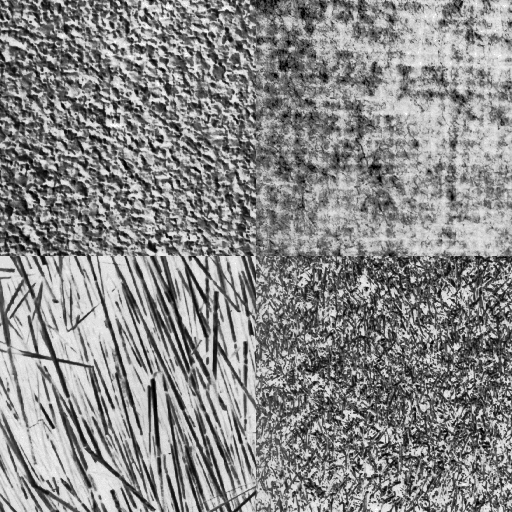
#> input picture INF4300/oblig1/mosaic1.png, 512 x 512 px
$ python assignment1.py   (older library calls are emulated)
#> lines starting #> are read from the running program, lines starting #| are printed output that depends on the picture
### INF4300/oblig1/funcs.py
#DIV Funcs
import cv2
import numpy as np
import matplotlib.pyplot as plt
import skimage.feature as skif
import skimage as ski
from matplotlib import animation
import sys
from numpy import pi
from numba import jit

# [22 lines left out: function make_gif, not called in this run]


def GLCM(image,distances,angles,levels1=16, symmetric1=False, normed1=False):
    #calculates the grey level co-ocurtance matrix
    return skif.greycomatrix(image, distances, angles, levels=levels1, symmetric=symmetric1, normed=normed1)

# [121 lines left out: functions plot_imglist, save_features, eq_img, homogenity, inertia, cluster_shade and 1 more, not called in this run]

### INF4300/oblig1/assignment1.py
import cv2
import numpy as np
import matplotlib.pyplot as plt
import skimage.feature as skif
import skimage as ski
from matplotlib import animation
import sys
from numpy import pi
from numba import jit
from funcs import *
#import seaborn
plot1=False
plot2=False

img0 = cv2.imread('mosaic1.png',0)
#> img0 is the input picture: shape (512, 512); min 0, max 255, mean 136.8
img1 = cv2.imread('mosaic2.png',0)
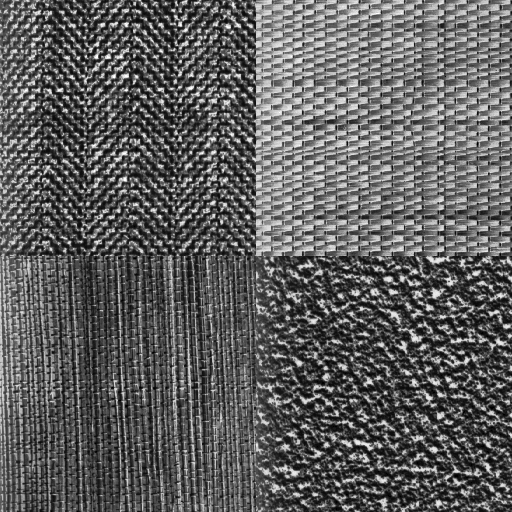
#> input picture INF4300/oblig1/mosaic2.png, 512 x 512 px
#> img1 is the input picture: shape (512, 512); min 0, max 255, mean 95.4
#img1 = cv2.imread('zebra_3.tif',0)
img0shape=img0.shape
#> img0shape = (512, 512)
img1shape=img1.shape
#> img1shape = (512, 512)


#splitting the images
#assuming that the image is L/2 in with and height
subimg00=img0[0:256 , 0:256 ]
subimg01=img0[0:256 , 256:512 ]
subimg02=img0[256:512 , 0:256 ]
subimg03=img0[256:512 , 256:512 ]
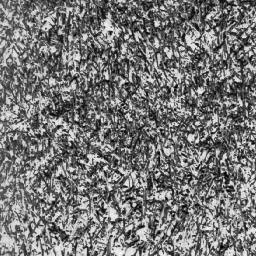
#> subimg03: shape (256, 256); min 0, max 255, mean 117.5
subimg10=img1[0:256 , 0:256 ]
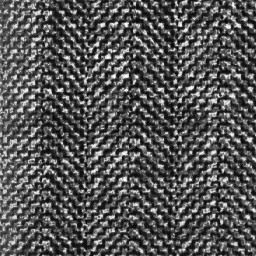
#> subimg10: shape (256, 256); min 0, max 255, mean 84.9
subimg11=img1[0:256 , 256:512 ]
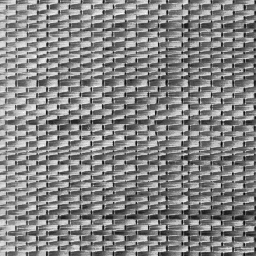
#> subimg11: shape (256, 256); min 0, max 255, mean 133.4
subimg12=img1[256:512 , 0:256 ]
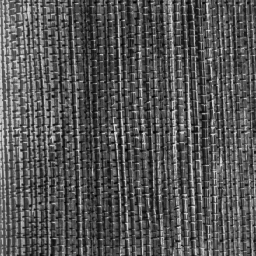
#> subimg12: shape (256, 256); min 0, max 221, mean 85.1
subimg13=img1[256:512 , 256:512 ]
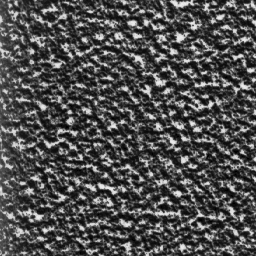
#> subimg13: shape (256, 256); min 0, max 234, mean 78.1
original_img=[subimg00,subimg01,subimg02,subimg03,subimg10,subimg11,subimg12,subimg13,img0,img1]
#original_img is now on the sape over


#from this point, every transformation will be in lists:
"""
element in list is described under
 img0        img1      img0     img1
|---|---| |---|---| |-------| |-------|
| 0 | 1 | | 4 | 5 | |       | |       |
|---|---| |---|---| |   8   | |   9   |
| 2 | 3 | | 6 | 7 | |       | |       |
|---|---| |---|---| |-------| |-------|


"""


###################
######PART 1#######
###################

# [25 lines left out: function oppg1, not called in this run]


###################
######PART 2#######
###################

def oppg2():
    glcm_img=[]


    #image 0 as described in the report
    equalized0=cv2.equalizeHist(original_img[0])
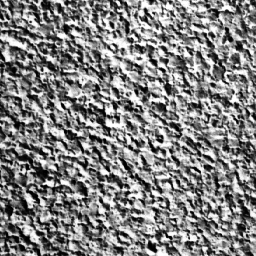
#> equalized0: shape (256, 256); min 0, max 255, mean 129.2
    equalized0=(ski.exposure.rescale_intensity(equalized0, out_range=(0, 15)))
    #from the report, we have the angle=3pi/4 and len=4
    #using a small delta on each side
    ang=[2.8*pi/4,3*pi/4,3.2*pi/4]
    glcm_img.append(GLCM(equalized0, [4], ang ,normed1=True,symmetric1=True))

    plt.title("GLCM at 2.8*pi/4 rads")
    plt.imshow(glcm_img[0][:,:,0,0])
    plt.colorbar()
    plt.savefig("report/GCLM_IMG_0_0.jpg")
    plt.clf()
    plt.title("GLCM at 3*pi/4 rads")
    plt.imshow(glcm_img[0][:,:,0,1])
    plt.colorbar()
    plt.savefig("report/GCLM_IMG_0_1.jpg")
    plt.clf()
    plt.title("GLCM at 3.2*pi/4 rads")
    plt.imshow(glcm_img[0][:,:,0,2])
    plt.colorbar()
    plt.savefig("report/GCLM_IMG_0_2.jpg")
    plt.clf()


    #image 1 as described in the report
    equalized1=cv2.equalizeHist(original_img[1])
    equalized1=(ski.exposure.rescale_intensity(equalized0, out_range=(0, 15)))
    #from the report, we have the angle=3pi/4 and len=4
    #using a small delta on each side
    ang=[0,pi,1.1*pi]
    glcm_img.append(GLCM(equalized0, [4], ang ,normed1=True,symmetric1=True))

    plt.title("GLCM at 0 rads")
    plt.imshow(glcm_img[1][:,:,0,0])
    plt.colorbar()
    plt.savefig("report/GCLM_IMG_1_0.jpg")
    plt.clf()
    plt.title("GLCM at pi rads")
    plt.imshow(glcm_img[1][:,:,0,1])
    plt.colorbar()
    plt.savefig("report/GCLM_IMG_1_1.jpg")
    plt.clf()
    plt.title("GLCM at 1.1*pi rads")
    plt.imshow(glcm_img[1][:,:,0,2])
    plt.colorbar()
    plt.savefig("report/GCLM_IMG_1_2.jpg")
    plt.clf()


    #image 2 as described in the report
    equalized1=cv2.equalizeHist(original_img[2])
    equalized1=(ski.exposure.rescale_intensity(equalized0, out_range=(0, 15)))
    #from the report, we have the angle=3pi/4 and len=4
    #using a small delta on each side
    ang=[1.6,1.745,1.8]
    glcm_img.append(GLCM(equalized0, [4], ang ,normed1=True,symmetric1=True))

    plt.title("GLCM at 1.6 rads")
    plt.imshow(glcm_img[2][:,:,0,0])
    plt.colorbar()
    plt.savefig("report/GCLM_IMG_2_0.jpg")
    plt.clf()
    plt.title("GLCM at 1.745 rads")
    plt.imshow(glcm_img[2][:,:,0,1])
    plt.colorbar()
    plt.savefig("report/GCLM_IMG_2_1.jpg")
    plt.clf()
    plt.title("GLCM at 1.8 rads")
    plt.imshow(glcm_img[2][:,:,0,2])
    plt.colorbar()
    plt.savefig("report/GCLM_IMG_2_2.jpg")
    plt.clf()


    #image 3 as described in the report
    equalized1=cv2.equalizeHist(original_img[3])
    equalized1=(ski.exposure.rescale_intensity(equalized0, out_range=(0, 15)))
    #from the report, we have the angle=3pi/4 and len=4
    #using a small delta on each side
    ang=np.linspace(0,2*pi,4)
    length=[2,4,8]
    glcm_img.append(GLCM(equalized0, length, ang ,normed1=True,symmetric1=True))

    plt.title("Isometric GLCM with len 2")
    iso=0
    for i in range(len(ang)):
        iso=np.add(glcm_img[3][:,:,0,i], iso)

    plt.imshow(np.divide(iso,len(ang)))
    plt.colorbar()
    plt.savefig("report/GCLM_IMG_3_0.jpg")
    plt.clf()

    plt.title("Isometric GLCM with len 4")
    iso=0
    for i in range(len(ang)):
        iso=np.add(glcm_img[3][:,:,1,i], iso)

    plt.imshow(np.divide(iso,len(ang)))
    plt.colorbar()
    plt.savefig("report/GCLM_IMG_3_1.jpg")
    plt.clf()

    plt.title("Isometric GLCM with len 4")
    iso=0
    for i in range(len(ang)):
        iso=np.add(glcm_img[3][:,:,3,i], iso)

    plt.imshow(np.divide(iso,len(ang)))
    plt.colorbar()
    plt.savefig("report/GCLM_IMG_3_2.jpg")
    plt.clf()


    #image 4 as described in the report
    equalized1=cv2.equalizeHist(original_img[4])
    equalized1=(ski.exposure.rescale_intensity(equalized0, out_range=(0, 15)))
    #from the report, we have the angle=3pi/4 and len=4
    #using a small delta on each side
    ang=[3*pi/4,pi/4,3.1*pi/4]
    glcm_img.append(GLCM(equalized0, [4], ang ,normed1=True,symmetric1=True))

    plt.title("GLCM at 3pi/4 rads")
    plt.imshow(glcm_img[4][:,:,0,0])
    plt.colorbar()
    plt.savefig("report/GCLM_IMG_4_0.jpg")
    plt.clf()
    plt.title("GLCM at pi/4 rads")
    plt.imshow(glcm_img[4][:,:,0,1])
    plt.colorbar()
    plt.savefig("report/GCLM_IMG_4_1.jpg")
    plt.clf()
    plt.title("GLCM at 3.1pi/4 rads")
    plt.imshow(glcm_img[4][:,:,0,2])
    plt.colorbar()
    plt.savefig("report/GCLM_IMG_4_2.jpg")
    plt.clf()


    #image 5 as described in the report
    equalized1=cv2.equalizeHist(original_img[5])
    equalized1=(ski.exposure.rescale_intensity(equalized0, out_range=(0, 15)))
    #from the report, we have the angle=3pi/4 and len=4
    #using a small delta on each side
    ang=[0,pi]
    glcm_img.append(GLCM(equalized0, [4,12], ang ,normed1=True,symmetric1=True))

    plt.title("GLCM at 0 rads and len 4")
    plt.imshow(glcm_img[5][:,:,0,0])
    plt.colorbar()
    plt.savefig("report/GCLM_IMG_5_0.jpg")
    plt.clf()
    plt.title("GLCM at pi rads and len 12")
    plt.imshow(glcm_img[5][:,:,1,1])
    plt.colorbar()
    plt.savefig("report/GCLM_IMG_5_1.jpg")
    plt.clf()
    plt.title("GLCM at pi rads and len 4")
    plt.imshow(glcm_img[5][:,:,1,1])
    plt.colorbar()
    plt.savefig("report/GCLM_IMG_5_2.jpg")
    plt.clf()


    #image 6 as described in the report
    equalized1=cv2.equalizeHist(original_img[6])
    equalized1=(ski.exposure.rescale_intensity(equalized0, out_range=(0, 15)))
    #from the report, we have the angle=3pi/4 and len=4
    #using a small delta on each side
    ang=[pi]
    glcm_img.append(GLCM(equalized0, [4,8,12], ang ,normed1=True,symmetric1=True))

    plt.title("GLCM at pi rads and len 4")
    plt.imshow(glcm_img[6][:,:,0,0])
    plt.colorbar()
    plt.savefig("report/GCLM_IMG_6_0.jpg")
    plt.clf()
    plt.title("GLCM at pi rads and len 8")
    plt.imshow(glcm_img[6][:,:,1,0])
    plt.colorbar()
    plt.savefig("report/GCLM_IMG_6_1.jpg")
    plt.clf()
    plt.title("GLCM at pi rads and len 12")
    plt.imshow(glcm_img[6][:,:,2,0])
    plt.colorbar()
    plt.savefig("report/GCLM_IMG_6_2.jpg")
    plt.clf()


    #image 7 as described in the report
    equalized1=cv2.equalizeHist(original_img[7])
    equalized1=(ski.exposure.rescale_intensity(equalized0, out_range=(0, 15)))
    #from the report, we have the angle=3pi/4 and len=4
    #using a small delta on each side
    ang=np.linspace(0,2*pi,4)
    length=[3,6,9]
    glcm_img.append(GLCM(equalized0, length, ang ,normed1=True,symmetric1=True))

    plt.title("Isometric GLCM with len 3")
    iso=0
    for i in range(len(ang)):
        iso=np.add(glcm_img[7][:,:,0,i], iso)

    plt.imshow(np.divide(iso,len(ang)))
    plt.colorbar()
    plt.savefig("report/GCLM_IMG_7_0.jpg")
    plt.clf()

    plt.title("Isometric GLCM with len 6")
    iso=0
    for i in range(len(ang)):
        iso=np.add(glcm_img[7][:,:,1,i], iso)

    plt.imshow(np.divide(iso,len(ang)))
    plt.colorbar()
    plt.savefig("report/GCLM_IMG_7_1.jpg")
    plt.clf()

    plt.title("Isometric GLCM with len 9")
    iso=0
    for i in range(len(ang)):
        iso=np.add(glcm_img[3][:,:,3,i], iso)

    plt.imshow(np.divide(iso,len(ang)))
    plt.colorbar()
    plt.savefig("report/GCLM_IMG_7_2.jpg")
    plt.clf()


###################
######PART 3#######
###################

# [29 lines left out: functions oppg3, oppg4, not called in this run]


#> (the run stopped early here; a loop or call above may not have finished)
